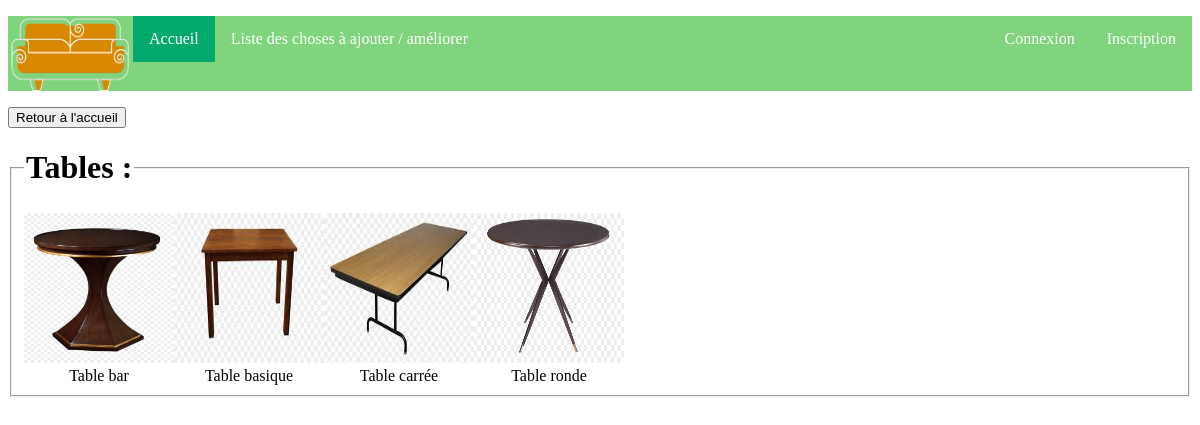
Screenshot of /modules/categorie.php?categorie=Tables with the database file from the repository.
### tables this page shows
CREATE TABLE "Produit" (
	"NumProd"	INTEGER NOT NULL,
	"Nom"	TEXT NOT NULL,
	"Annee"	INTEGER,
	"NomMarque"	TEXT,
	"NomCategorie"	TEXT NOT NULL,
	"Prix"	FLOAT NOT NULL,
	PRIMARY KEY("NumProd")
);

### modules/categorie.php (the view, shortened to what this page needs)
<!DOCTYPE html>
<html lang="fr">
<html>
    <head>
        <link rel='stylesheet' type="text/css" href="../css/style.css">
    </head>
    <body>
        <header><?php include ('../page/header.php'); ?></header>
        <main>
            <a href="../index.php"><button type="button">Retour à l'accueil</button></a>
            <div>
                <?php
                $db = new SQLite3('../bdd.db');
                $categorie_rech = $_GET['categorie'];
                $Categorie = $db->query("SELECT NumProd,Nom FROM Produit Where NomCategorie = '$categorie_rech'");
                echo "<div>";?>
                <fieldset>
                <legend><h1><?php echo"$categorie_rech";?> :</h1></legend><?php
                while($row = $Categorie->fetchArray()){
                        echo"<div class='marque_block'>";
                        echo "<a href='produit.php?NuméProd={$row[NumProd]}' class='lien'>";
                        echo "<center><img src='../img/produits/{$row[Nom]}.png' height=150  width=150><br>";
                        echo"<div>{$row[Nom]}</div></center>";
                        echo"</a>";
                    echo"</div>";}
                ?></fieldset>
            </div>
        </main>
    </body>
</html>

### css/style.css (style rules this page uses)
.lien { text-decoration: inherit; color:black; }
.marque_block { display: inline-block; align-content:space-between; }

### rows the page displays
produit: Nom (picture), Nom "Table bar"
produit: Nom (picture), Nom "Table basique"
produit: Nom (picture), Nom "Table carrée"
produit: Nom (picture), Nom "Table ronde"

### other values shown
$categorie_rech "Tables"
